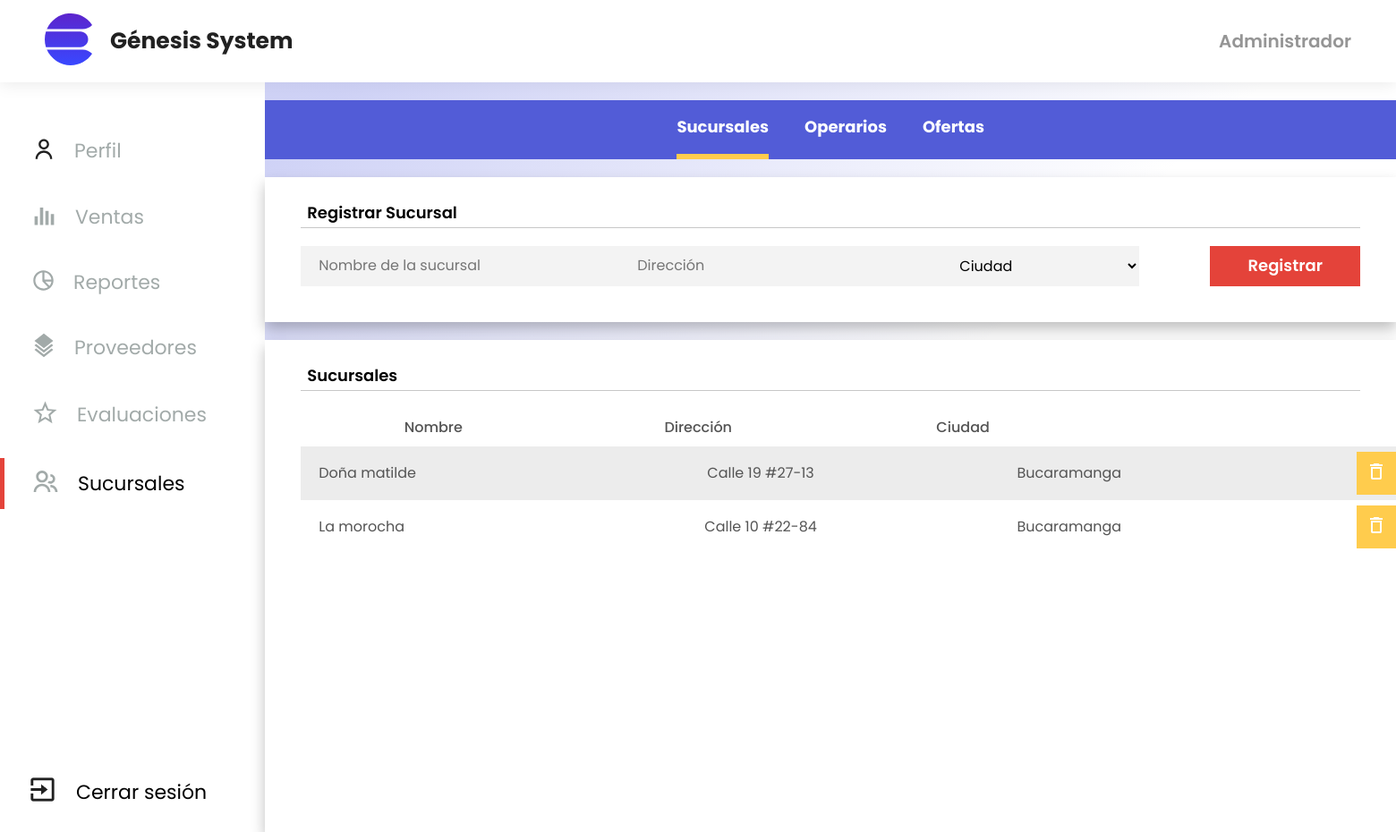
Screenshot of /registrarSucursal (signed in) with the database file from the repository.
### models.py (models this page shows, shortened)
class Sucursal(db.Model):
    id = db.Column(db.Integer, primary_key = True, autoincrement = True)
    nombre = db.Column(db.String(100), nullable = False)
    direccion = db.Column(db.String(200), nullable = False)
    ciu_id = db.Column(db.Integer, db.ForeignKey(Ciudad.id), nullable = False)
    ciudad = db.relationship('Ciudad')

class Ciudad(db.Model):
    id = db.Column(db.Integer, primary_key = True, autoincrement = True)
    nombre = db.Column(db.String(100), nullable = False)
    dep_id = db.Column(db.Integer, db.ForeignKey(Departamento.id), nullable = False)
    departamento = db.relationship('Departamento')
    @classmethod
    def traerSucursales(cls, id):
        return Sucursal.query.filter_by(ciu_id = id).all()

### app.py (the view)
@app.route('/registrarSucursal', methods=["GET", "POST"])
def registrarSucursal():
    if 'nombre' in session:
        if request.method == 'POST':
            db.session.add(Sucursal(nombre = request.form['nombre'], direccion = request.form['direccion'], ciu_id = request.form['idCiudad']))
            db.session.commit()
        sucursalesPorCiudad = []
        for ciudad in Departamento.traerCiudades(session['idDepartamento']):
            sucursalesPorCiudad.append({"ciudad" : ciudad, "sucursales" : Ciudad.traerSucursales(ciudad.id)})
        return render_template('adm-sucursales.html', sucursalesPorCiudad = sucursalesPorCiudad)
    return redirect(url_for('login', comprobacion = 'Logged'))

### models.py (called while the page is built)
    @classmethod
    def traerCiudades(cls, id):
        return Ciudad.query.filter_by(dep_id = id).all()

### templates/adm-sucursales.html (shortened to what this page needs)
{% extends './baseMenu.html' %}
{% block identMenu %}
    <p class="header-menu__parrafo no-margin">Administrador</p>
{% endblock %}
{% block elementsSide %}
    <a href="{{url_for('admPerfil')}}" class="element-side">
        <div class="icon">
            <img src="../static/Imgs/user.svg" alt="Icono Perfil">
        </div>
        <p class="element-side__text element-side__text--active no-margin">Perfil</p>
    </a>
    <a href="{{url_for('admVentas')}}" class="element-side ">
        <div class="icon">
            <img src="../static/Imgs/bar_chart.svg" alt="Icono Ventas">
        </div>
        <p class="element-side__text no-margin">Ventas</p>
    </a>
    <a href="" class="element-side">
        <div class="icon">
            <img src="../static/Imgs/pie_chart_outline.svg" alt="Icono Reportes">
        </div>
        <p class="element-side__text no-margin">Reportes</p>
    </a>
    <a href="{{url_for('registrarProveedor')}}" class="element-side">
        <div class="icon">
            <img src="../static/Imgs/layers_alt.svg" alt="Icono Proveedores">
        </div>
        <p class="element-side__text no-margin">Proveedores</p>
    </a>
    <a href="{{url_for('registrarEvaluaciones')}}" class="element-side">
        <div class="icon">
            <img src="../static/Imgs/star_border.svg" alt="Icono Evaluaciones">
        </div>
        <p class="element-side__text no-margin">Evaluaciones</p>
    </a>
    <a href="{{url_for('registrarSucursal')}}" class="element-side no-margin element-side--active">
        <div class="icon">
            <img src="../static/Imgs/group.svg" alt="Icono Operarios">
        </div>
        <p class="element-side__text no-margin">Sucursales</p>
    </a>
{% endblock %}
{% block mainContainer %}
    <header class="contenedor-administracion header-administracion">
        <nav class="nav-administracion">
            <a href="{{url_for('registrarSucursal')}}" class="nav-administracion__enlace nav-administracion__enlace--activo">Sucursales</a>
            <a href="{{url_for('registrarOperario')}}" class="nav-administracion__enlace">Operarios</a>
            <a href="{{url_for('agregarOferta')}}" class="nav-administracion__enlace no-margin">Ofertas</a>
        </nav>
    </header>
    <main class="contenedor-administracion contenedor-administracion--sombra">
        <form action="{{url_for('registrarSucursal')}}" class="administracion-registrar" method="POST">
            <h2 class="administracion-registrar__titulo">Registrar Sucursal</h2>
            <div class="flex-row-container justify-space-between">
                <div class="controles-registrar">
                    <input type="text" placeholder="Nombre de la sucursal" class="controles-registrar__control" name="nombre" required>
                    <input type="text" placeholder="Dirección" class="controles-registrar__control" name="direccion" required>
                    <select name="idCiudad" class="controles-registrar__control" id="select" required>
                        <option selected disabled>Ciudad</option>
                    </select>
                </div>
                <button class="button button-registrar" disabled>Registrar</button>
            </div>
        </form>
    </main class="contenedor-administracion">
    <div class="contenedor-administracion contenedor-administracion--sombra">
        <section class="administracion-registrar administracion-registros">
            <table class="administracion-tabla">
                <caption class="administracion-registrar__titulo">Sucursales</caption>
                <thead>
                    <th>Nombre</th>
                    <th>Dirección</th>
                    <th>Ciudad</th>
                    <th></th>
                </thead>
                <tbody>
                    {% for ciudad in sucursalesPorCiudad %}
                        {% for sucursal in ciudad["sucursales"] %}
                            {% set colorRow = 'administracion-tabla__fila--blanca' %}
                            {% if loop.index % 2 != 0 %}
                                {% set colorRow = 'administracion-tabla__fila' %}
                            {% endif %}
                                <tr class="{{colorRow}}">
                                    <td>{{ sucursal.nombre }}</td>
                                    <td class="text-align-center">{{ sucursal.direccion }}</td>
                                    <td class="text-align-center">{{ ciudad["ciudad"].nombre}}</td>
                                    <td class="text-align-center">
                                        <a href="{{ url_for('eliminarSucursal', id = sucursal.id)}}" class="button-eliminar">
                                            <img src="../static/Imgs/delete_outline.png" alt="Icono Eliminar">
                                        </a>
                                    </td>
                                </tr>
                        {% endfor %}
                    {% endfor %}
                </tbody>
            </table>
        </section>
    </div>
{% endblock %}

### static/styles/style.css (style rules this page uses)
:root { --primary-color: #FFF; --color--title: #212121; --color-text: #7D7D7D; --color-logo: #9097EA; --fuente-principal: 'Poppins', sans-serif; --fuente-secundaria: 'Roboto', sans-serif; }
html { font-size: 62.5%; box-sizing: border-box; }
body { font-size: 1.6rem; font-family: var(--fuente-principal); }
a { text-decoration: none; }
img { max-width: 100%; }
.no-margin { margin: 0 !important; }
.text-align-center { text-align: center; }
.control select,.button { cursor: pointer }
.button { border: none; background-color: #E4433A; font-weight: 700; color: var(--primary-color); font-size: 1.8rem; transition: box-shadow .5s ease; }
.height-100 { height: 100% !important; }
.flex-column-container { display: flex; flex-direction: column; }
.header-menu__parrafo { font-weight: 600; color: #959595; font-size: 2rem; }
.flex-row-container { display: flex; }
.element-side { display: flex; align-items: center; margin-bottom: 2rem; color: #A2AAA9; border-left: 5px solid #FFF; }
.element-side--active { border-left-color: #E4433A; }
.container-cerrar-sesion, .element-side { align-items: center; padding: 1rem 3rem; }
.container-cerrar-sesion__img, .icon { margin-right: 2rem; }
.container-cerrar-sesion, .element-side--active, .element-side { font-size: 2.2rem; }
.container-cerrar-sesion, .element-side--active { color: var(--color-title); }
.contenedor-administracion { background-color: var(--primary-color); max-width: 145rem; margin: 0 auto; }
.contenedor-administracion--sombra { box-shadow: 0 8px 15px 0 rgba(0, 0, 0, .25); }
.header-administracion { margin-top: 2rem; }
.nav-administracion { background-color: #525CD7; display: flex; justify-content: center; }
.nav-administracion__enlace { padding: 2rem 0; display: inline-block; height: 2rem; margin-right: 4rem; color: var(--primary-color); font-weight: 700; font-size: 1.8rem; }
.nav-administracion__enlace--activo { border-bottom: 6px solid #FFCC4D; }
.administracion-registrar { padding: 3rem 4rem 4rem 4rem; margin-top: 2rem; }
.administracion-registrar__titulo { font-size: 1.8rem; padding-bottom: .5rem; padding-left: .7rem; border-bottom: 1px solid #C7C7C7; margin-top: 0; margin-bottom: 2rem; font-weight: 600; text-align: start; }
.justify-space-between { justify-content: space-between; }
.controles-registrar { flex-basis: calc(80% - 1rem); display: flex; justify-content: space-between; }
.controles-registrar__control { padding: 1rem 2rem; border: none; background-color: #F3F3F3; flex-basis: 29%; }
.button-registrar { flex-basis: calc(15% - 1rem); font-weight: 600; }
.administracion-registros { height: 48rem; }
.administracion-tabla { width: 100%; table-layout: fixed; border-collapse: collapse; }
.administracion-tabla__fila { background-color: #ECECEC; }
.administracion-tabla__fila--blanca { background-color: #FFF; }
.administracion-tabla th { height: 4rem; font-weight: 500; }
.administracion-tabla tbody { display: block; width: 137rem; height: 39rem; overflow-y: auto; }
.administracion-tabla td { height: 6rem; width: 34.25rem; padding: 0 2rem; }
.administracion-tabla th, .administracion-tabla td { color: #545454; }
.button-eliminar { display: inline-block; padding: 1rem; background-color: #FFCC4D; }

### rows the page displays
Sucursal: nombre "Doña matilde", direccion "Calle 19 #27-13"
Ciudad: ciudad.nombre "Bucaramanga"
Sucursal: nombre "La morocha", direccion "Calle 10 #22-84"
